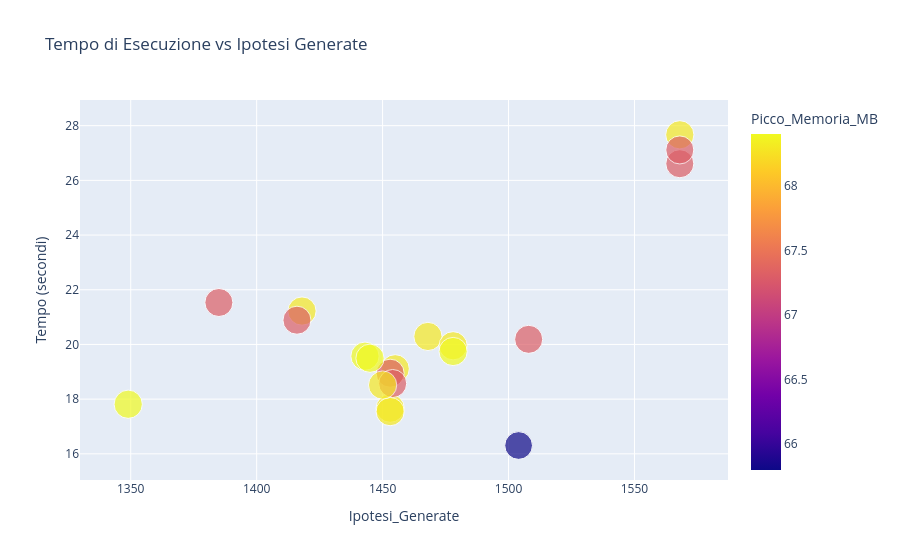
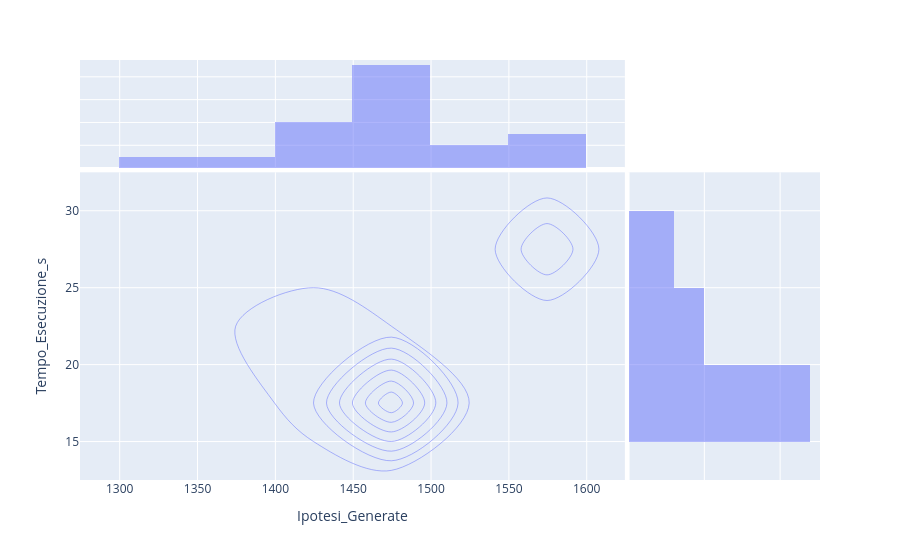

The notebook cell saved with these charts, in order:
### Code cell
fig = px.scatter(df,
                 x='Ipotesi_Generate',
                 y='Tempo_Esecuzione_s',
                 title='Tempo di Esecuzione vs Ipotesi Generate',
                 labels={'Tempo_Esecuzione_s': 'Tempo (secondi)'},
                 hover_name='Permutazione', # Il nome del Permutazione appare in grassetto nel tooltip
                 color='Picco_Memoria_MB', # Colora i punti in base al Permutazione (utile con più Permutazione)
                 size='Picco_Memoria_MB' # La dimensione del punto indica la memoria usata
                )
fig.show()

fig = px.density_contour(df, 
                         x="Ipotesi_Generate", 
                         y="Tempo_Esecuzione_s", 
                         marginal_x="histogram", 
                         marginal_y="histogram")
fig.show()

### Figure 1 — Plotly figure (JSON) as saved in the notebook; plotly's stock layout.template omitted (floating-point values rounded to 4 significant figures)
{"data": [{"hovertemplate": "<b>%{hovertext}</b><br><br>Ipotesi_Generate=%{x}<br>Tempo (secondi)=%{y}<br>Picco_Memoria_MB=%{marker.color}<extra></extra>", "hovertext": ["perm_00", "perm_01", "perm_02", "perm_03", "perm_04", "perm_05", "perm_06", "perm_07", "perm_08", "perm_09", "perm_10", "perm_11", "perm_12", "perm_13", "perm_14", "perm_15", "perm_16", "perm_17", "perm_18", "perm_19"], "legendgroup": "", "marker": {"color": [68.3, 67.3, 65.8, 68.3, 67.3, 68.4, 68.3, 67.3, 68.3, 68.4, 68.3, 68.3, 68.4, 68.3, 67.3, 67.3, 67.3, 68.4, 68.3, 67.3], "coloraxis": "coloraxis", "size": [68.3, 67.3, 65.8, 68.3, 67.3, 68.4, 68.3, 67.3, 68.3, 68.4, 68.3, 68.3, 68.4, 68.3, 67.3, 67.3, 67.3, 68.4, 68.3, 67.3], "sizemode": "area", "sizeref": 0.171, "symbol": "circle"}, "mode": "markers", "name": "", "orientation": "v", "showlegend": false, "type": "scatter", "x": [1568, 1568, 1504, 1453, 1568, 1349, 1468, 1385, 1455, 1443, 1418, 1478, 1478, 1453, 1453, 1416, 1454, 1445, 1450, 1508], "xaxis": "x", "y": [27.67, 26.61, 16.3, 17.67, 27.11, 17.81, 20.29, 21.53, 19.11, 19.57, 21.22, 19.95, 19.74, 17.54, 18.95, 20.89, 18.57, 19.5, 18.52, 20.19], "yaxis": "y"}], "layout": {"coloraxis": {"colorbar": {"title": {"text": "Picco_Memoria_MB"}}, "colorscale": [[0, "#0d0887"], [0.1111, "#46039f"], [0.2222, "#7201a8"], [0.3333, "#9c179e"], [0.4444, "#bd3786"], [0.5556, "#d8576b"], [0.6667, "#ed7953"], [0.7778, "#fb9f3a"], [0.8889, "#fdca26"], [1, "#f0f921"]]}, "legend": {"itemsizing": "constant", "tracegroupgap": 0}, "title": {"text": "Tempo di Esecuzione vs Ipotesi Generate"}, "xaxis": {"anchor": "y", "domain": [0, 1], "title": {"text": "Ipotesi_Generate"}}, "yaxis": {"anchor": "x", "domain": [0, 1], "title": {"text": "Tempo (secondi)"}}}}

### Figure 2 — Plotly figure (JSON) as saved in the notebook; plotly's stock layout.template omitted (floating-point values rounded to 4 significant figures)
{"data": [{"contours": {"coloring": "none"}, "hovertemplate": "Ipotesi_Generate=%{x}<br>Tempo_Esecuzione_s=%{y}<br>count=%{z}<extra></extra>", "legendgroup": "", "line": {"color": "#636efa"}, "name": "", "showlegend": false, "type": "histogram2dcontour", "x": [1568, 1568, 1504, 1453, 1568, 1349, 1468, 1385, 1455, 1443, 1418, 1478, 1478, 1453, 1453, 1416, 1454, 1445, 1450, 1508], "xaxis": "x", "xbingroup": "x", "y": [27.67, 26.61, 16.3, 17.67, 27.11, 17.81, 20.29, 21.53, 19.11, 19.57, 21.22, 19.95, 19.74, 17.54, 18.95, 20.89, 18.57, 19.5, 18.52, 20.19], "yaxis": "y", "ybingroup": "y"}, {"bingroup": "x", "hovertemplate": "Ipotesi_Generate=%{x}<br>count=%{y}<extra></extra>", "legendgroup": "", "marker": {"color": "#636efa"}, "name": "", "opacity": 0.5, "showlegend": false, "type": "histogram", "x": [1568, 1568, 1504, 1453, 1568, 1349, 1468, 1385, 1455, 1443, 1418, 1478, 1478, 1453, 1453, 1416, 1454, 1445, 1450, 1508], "xaxis": "x3", "yaxis": "y3"}, {"bingroup": "y", "hovertemplate": "Tempo_Esecuzione_s=%{y}<br>count=%{x}<extra></extra>", "legendgroup": "", "marker": {"color": "#636efa"}, "name": "", "opacity": 0.5, "showlegend": false, "type": "histogram", "xaxis": "x2", "y": [27.67, 26.61, 16.3, 17.67, 27.11, 17.81, 20.29, 21.53, 19.11, 19.57, 21.22, 19.95, 19.74, 17.54, 18.95, 20.89, 18.57, 19.5, 18.52, 20.19], "yaxis": "y2"}], "layout": {"barmode": "overlay", "legend": {"tracegroupgap": 0}, "margin": {"t": 60}, "xaxis": {"anchor": "y", "domain": [0, 0.7363], "title": {"text": "Ipotesi_Generate"}}, "xaxis2": {"anchor": "y2", "domain": [0.7413, 1], "matches": "x2", "showgrid": true, "showline": false, "showticklabels": false, "ticks": ""}, "xaxis3": {"anchor": "y3", "domain": [0, 0.7363], "matches": "x", "showgrid": true, "showticklabels": false}, "xaxis4": {"anchor": "y4", "domain": [0.7413, 1], "matches": "x2", "showgrid": true, "showline": false, "showticklabels": false, "ticks": ""}, "yaxis": {"anchor": "x", "domain": [0, 0.7326], "title": {"text": "Tempo_Esecuzione_s"}}, "yaxis2": {"anchor": "x2", "domain": [0, 0.7326], "matches": "y", "showgrid": true, "showticklabels": false}, "yaxis3": {"anchor": "x3", "domain": [0.7426, 1], "matches": "y3", "showgrid": true, "showline": false, "showticklabels": false, "ticks": ""}, "yaxis4": {"anchor": "x4", "domain": [0.7426, 1], "matches": "y3", "showgrid": true, "showline": false, "showticklabels": false, "ticks": ""}}}
